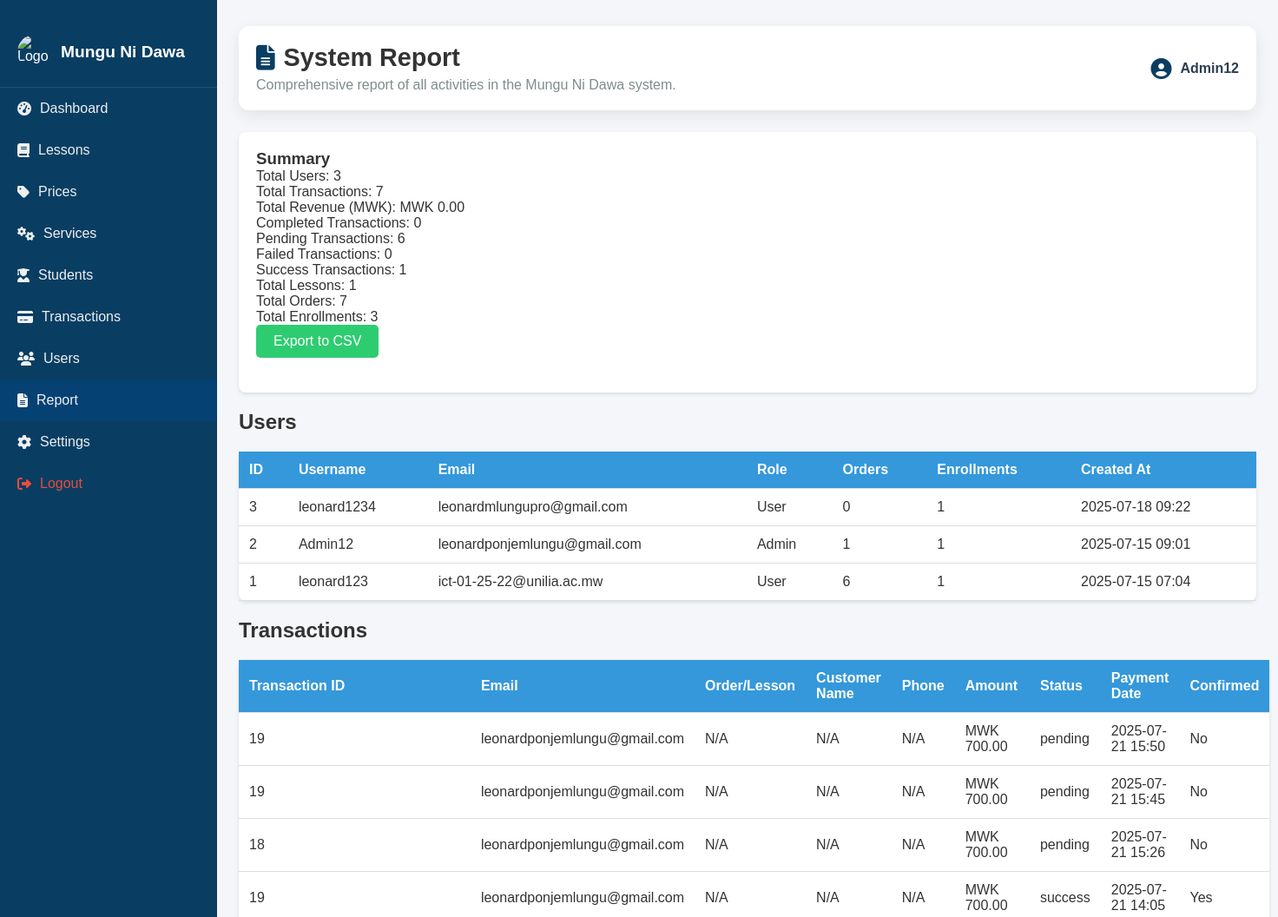
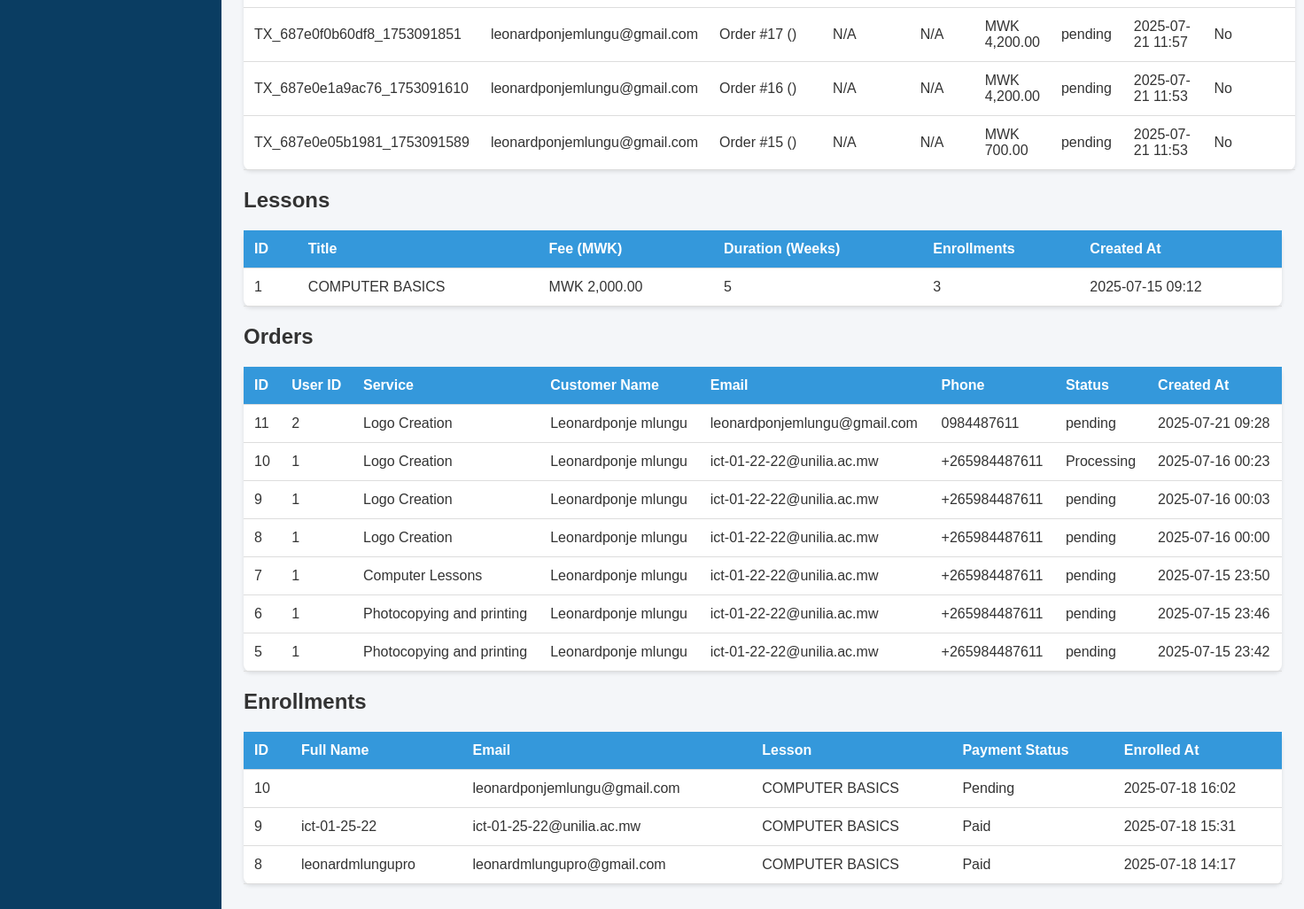
The page /admin/reports.php (signed in) on the database its author committed (2 pictures, top to bottom).
### tables this page shows
CREATE TABLE IF NOT EXISTS `users` (
  `id` int NOT NULL AUTO_INCREMENT,
  `name` varchar(100) NOT NULL,
  `username` varchar(50) NOT NULL,
  `email` varchar(100) NOT NULL,
  `phone` varchar(20) DEFAULT NULL,
  `password` varchar(255) NOT NULL,
  `role` varchar(20) NOT NULL,
  `created_at` timestamp NULL DEFAULT CURRENT_TIMESTAMP,
  `education_level` int DEFAULT NULL COMMENT '1=Primary, 2=Secondary, 3=Tertiary',
  `class_id` int DEFAULT NULL,
  `semester_id` int DEFAULT NULL,
  PRIMARY KEY (`id`),
  UNIQUE KEY `username` (`username`),
  UNIQUE KEY `email` (`email`)
);

CREATE TABLE IF NOT EXISTS `payments` (
  `id` int NOT NULL AUTO_INCREMENT,
  `transaction_id` varchar(100) DEFAULT NULL,
  `email` varchar(100) DEFAULT NULL,
  `transaction_reference` varchar(255) DEFAULT NULL,
  `user_id` int DEFAULT NULL,
  `order_id` int DEFAULT NULL,
  `lesson_id` int DEFAULT NULL,
  `amount` decimal(10,2) DEFAULT NULL,
  `status` varchar(50) DEFAULT NULL,
  `payment_method` varchar(50) DEFAULT NULL,
  `paid_at` timestamp NULL DEFAULT CURRENT_TIMESTAMP,
  `payment_date` datetime DEFAULT CURRENT_TIMESTAMP,
  `confirmed` tinyint(1) NOT NULL DEFAULT '0',
  PRIMARY KEY (`id`),
  KEY `user_id` (`user_id`),
  KEY `order_id` (`order_id`),
  KEY `lesson_id` (`lesson_id`)
);

CREATE TABLE IF NOT EXISTS `lessons` (
  `id` int NOT NULL AUTO_INCREMENT,
  `title` varchar(255) NOT NULL,
  `description` text,
  `duration` varchar(50) DEFAULT NULL,
  `fee` decimal(10,2) DEFAULT NULL,
  `instructor` varchar(100) DEFAULT NULL,
  `schedule` varchar(100) DEFAULT NULL,
  `created_at` timestamp NULL DEFAULT CURRENT_TIMESTAMP,
  `duration_weeks` int DEFAULT '0',
  `fee_type` varchar(20) DEFAULT 'paid',
  `image` varchar(255) DEFAULT 'default.jpg',
  PRIMARY KEY (`id`)
);

CREATE TABLE IF NOT EXISTS `orders` (
  `id` int NOT NULL AUTO_INCREMENT,
  `user_id` int DEFAULT NULL,
  `full_name` varchar(100) DEFAULT NULL,
  `service_id` int DEFAULT NULL,
  `document_path` varchar(255) DEFAULT NULL,
  `status` varchar(20) DEFAULT 'pending',
  `payment_status` varchar(20) DEFAULT 'unpaid',
  `created_at` timestamp NULL DEFAULT CURRENT_TIMESTAMP,
  `notes` text,
  `email` varchar(100) DEFAULT NULL,
  `phone` varchar(20) DEFAULT NULL,
  PRIMARY KEY (`id`),
  KEY `user_id` (`user_id`),
  KEY `service_id` (`service_id`)
);

CREATE TABLE IF NOT EXISTS `services` (
  `id` int NOT NULL AUTO_INCREMENT,
  `name` varchar(100) NOT NULL,
  `image` varchar(255) DEFAULT NULL,
  `category` varchar(50) DEFAULT NULL,
  `description` text,
  `created_at` timestamp NULL DEFAULT CURRENT_TIMESTAMP,
  `price` decimal(10,2) NOT NULL DEFAULT '0.00',
  PRIMARY KEY (`id`)
);

CREATE TABLE IF NOT EXISTS `enrollments` (
  `id` int NOT NULL AUTO_INCREMENT,
  `full_name` varchar(100) DEFAULT NULL,
  `user_id` int NOT NULL,
  `lesson_id` int NOT NULL,
  `status` varchar(20) DEFAULT 'pending',
  `progress` int DEFAULT '0',
  `completion_status` varchar(50) DEFAULT 'Not Started',
  `enrolled_at` datetime NOT NULL DEFAULT CURRENT_TIMESTAMP,
  `email` varchar(100) DEFAULT NULL,
  `payment_status` varchar(20) DEFAULT 'Pending',
  PRIMARY KEY (`id`),
  KEY `user_id` (`user_id`),
  KEY `lesson_id` (`lesson_id`)
);

### admin/includes/functions.php (called while the page is built, shortened)
<?php
function formatCurrency($amount)
{
    return "MWK " . number_format($amount, 2);
}

### admin/reports.php (the view, shortened to what this page needs)
<?php
include 'includes/functions.php';
$users = [];
$userResult = $conn->query("
    SELECT u.id, u.username, u.email, u.role, u.created_at,
           (SELECT COUNT(*) FROM orders o WHERE o.user_id = u.id) AS order_count,
           (SELECT COUNT(*) FROM enrollments e WHERE e.email = u.email) AS enrollment_count
    FROM users u
    ORDER BY u.created_at DESC
");
while ($row = $userResult->fetch_assoc()) {
    $users[] = $row;
}
$totalUsers = count($users);
$transactions = [];
$transactionResult = $conn->query("
    SELECT p.id, p.transaction_id, p.email, p.order_id, p.lesson_id, p.amount, p.status, p.payment_date, p.confirmed,
           o.full_name, o.phone, o.notes, o.created_at AS order_created_at,
           s.name AS service_name, l.title AS lesson_title
    FROM payments p
    LEFT JOIN orders o ON p.order_id = o.id
    LEFT JOIN services s ON o.service_id = s.id
    LEFT JOIN lessons l ON p.lesson_id = l.id
    ORDER BY p.payment_date DESC
");
while ($row = $transactionResult->fetch_assoc()) {
    $transactions[] = $row;
}
$totalTransactions = count($transactions);
$statusCounts = ['completed' => 0, 'pending' => 0, 'failed' => 0, 'success' => 0];
$totalRevenue = 0;
foreach ($transactions as $t) {
    $statusCounts[$t['status']] = ($statusCounts[$t['status']] ?? 0) + 1;
}
$lessons = [];
$lessonResult = $conn->query("
    SELECT l.id, l.title, l.fee, l.duration_weeks, l.created_at,
           (SELECT COUNT(*) FROM enrollments e WHERE e.lesson_id = l.id) AS enrollment_count
    FROM lessons l
    ORDER BY l.created_at DESC
");
while ($row = $lessonResult->fetch_assoc()) {
    $lessons[] = $row;
}
$totalLessons = count($lessons);
$orders = [];
$orderResult = $conn->query("
    SELECT o.id, o.user_id, o.service_id, o.full_name, o.email, o.phone, o.status, o.created_at,
           s.name AS service_name
    FROM orders o
    JOIN services s ON o.service_id = s.id
    ORDER BY o.created_at DESC
");
while ($row = $orderResult->fetch_assoc()) {
    $orders[] = $row;
}
$totalOrders = count($orders);
$enrollments = [];
$enrollmentResult = $conn->query("
    SELECT e.id, e.full_name, e.email, e.lesson_id, e.payment_status, e.enrolled_at,
           l.title AS lesson_title
    FROM enrollments e
    JOIN lessons l ON e.lesson_id = l.id
    ORDER BY e.enrolled_at DESC
");
while ($row = $enrollmentResult->fetch_assoc()) {
    $enrollments[] = $row;
}
$totalEnrollments = count($enrollments);
?>
<!DOCTYPE html>
<html lang="en">
<head>
    <link rel="stylesheet" href="/smart-printing-system/assets/css/admin_style.css">
    <link rel="stylesheet" href="https://cdnjs.cloudflare.com/ajax/libs/font-awesome/6.5.0/css/all.min.css">
</head>
<body>
    <div class="admin-wrapper">
        <div class="sidebar">
            <div class="logo">
                <img src="/smart-printing-system/assets/images/MND.jpeg" alt="Logo" class="logo-img">
                <span>Mungu Ni Dawa</span>
            </div>
            <a href="dashboard.php"><i class="fas fa-tachometer-alt"></i> Dashboard</a>
            <a href="manage_lessons.php"><i class="fas fa-book"></i> Lessons</a>
            <a href="manage_prices.php"><i class="fas fa-tag"></i> Prices</a>
            <a href="manage_services.php"><i class="fas fa-cogs"></i> Services</a>
            <a href="manage_students.php"><i class="fas fa-user-graduate"></i> Students</a>
            <a href="manage_transactions.php"><i class="fas fa-credit-card"></i> Transactions</a>
            <a href="manage_users.php"><i class="fas fa-users"></i> Users</a>
            <a href="report.php" class="active"><i class="fas fa-file-alt"></i> Report</a>
            <a href="settings.php"><i class="fas fa-cog"></i> Settings</a>
            <a href="../logout.php" style="color: red;" onclick="return confirm('Are you sure you want to logout?');"><i class="fas fa-sign-out-alt"></i> Logout</a>
        </div>
        <div class="main-content">
            <header class="dashboard-header">
                <div class="header-content">
                    <h1><i class="fas fa-file-alt"></i> System Report</h1>
                    <p>Comprehensive report of all activities in the Mungu Ni Dawa system.</p>
                </div>
                <div class="user-profile">
                    <i class="fas fa-user-circle"></i>
                    <span><?php echo htmlspecialchars($_SESSION['users']['username']); ?></span>
                </div>
            </header>
            <div class="summary-container">
                <h3>Summary</h3>
                <p>Total Users: <?php echo $totalUsers; ?></p>
                <p>Total Transactions: <?php echo $totalTransactions; ?></p>
                <p>Total Revenue (MWK): <?php echo formatCurrency($totalRevenue); ?></p>
                <p>Completed Transactions: <?php echo $statusCounts['completed']; ?></p>
                <p>Pending Transactions: <?php echo $statusCounts['pending']; ?></p>
                <p>Failed Transactions: <?php echo $statusCounts['failed']; ?></p>
                <p>Success Transactions: <?php echo $statusCounts['success']; ?></p>
                <p>Total Lessons: <?php echo $totalLessons; ?></p>
                <p>Total Orders: <?php echo $totalOrders; ?></p>
                <p>Total Enrollments: <?php echo $totalEnrollments; ?></p>
                <a href="?export=csv" class="export-button">Export to CSV</a>
            </div>
            <h2>Users</h2>
            <table class="report-table">
                <thead>
                    <tr>
                        <th>ID</th>
                        <th>Username</th>
                        <th>Email</th>
                        <th>Role</th>
                        <th>Orders</th>
                        <th>Enrollments</th>
                        <th>Created At</th>
                    </tr>
                </thead>
                <tbody>
                    <?php if (empty($users)): ?>
                        <tr><td colspan="7" style="text-align: center;">No users available.</td></tr>
                    <?php else: ?>
                        <?php foreach ($users as $user): ?>
                            <tr>
                                <td><?php echo $user['id']; ?></td>
                                <td><?php echo htmlspecialchars($user['username']); ?></td>
                                <td><?php echo htmlspecialchars($user['email']); ?></td>
                                <td><?php echo ucfirst($user['role']); ?></td>
                                <td><?php echo $user['order_count']; ?></td>
                                <td><?php echo $user['enrollment_count']; ?></td>
                                <td><?php echo date('Y-m-d H:i', strtotime($user['created_at'])); ?></td>
                            </tr>
                        <?php endforeach; ?>
                    <?php endif; ?>
                </tbody>
            </table>
            <h2>Transactions</h2>
            <table class="report-table">
                <thead>
                    <tr>
                        <th>Transaction ID</th>
                        <th>Email</th>
                        <th>Order/Lesson</th>
                        <th>Customer Name</th>
                        <th>Phone</th>
                        <th>Amount</th>
                        <th>Status</th>
                        <th>Payment Date</th>
                        <th>Confirmed</th>
                    </tr>
                </thead>
                <tbody>
                    <?php if (empty($transactions)): ?>
                        <tr><td colspan="9" style="text-align: center;">No transactions available.</td></tr>
                    <?php else: ?>
                        <?php foreach ($transactions as $t): ?>
                            <tr>
                                <td><?php echo htmlspecialchars($t['transaction_id']); ?></td>
                                <td><?php echo htmlspecialchars($t['email']); ?></td>
                                <td><?php echo $t['order_id'] ? "Order #{$t['order_id']} (" . htmlspecialchars($t['service_name']) . ")" : ($t['lesson_id'] ? "Lesson: " . htmlspecialchars($t['lesson_title']) : 'N/A'); ?></td>
                                <td><?php echo htmlspecialchars($t['full_name'] ?: 'N/A'); ?></td>
                                <td><?php echo htmlspecialchars($t['phone'] ?: 'N/A'); ?></td>
                                <td><?php echo formatCurrency($t['amount']); ?></td>
                                <td><?php echo htmlspecialchars($t['status']); ?></td>
                                <td><?php echo date('Y-m-d H:i', strtotime($t['payment_date'])); ?></td>
                                <td><?php echo $t['confirmed'] ? 'Yes' : 'No'; ?></td>
                            </tr>
                        <?php endforeach; ?>
                    <?php endif; ?>
                </tbody>
            </table>
            <h2>Lessons</h2>
            <table class="report-table">
                <thead>
                    <tr>
                        <th>ID</th>
                        <th>Title</th>
                        <th>Fee (MWK)</th>
                        <th>Duration (Weeks)</th>
                        <th>Enrollments</th>
                        <th>Created At</th>
                    </tr>
                </thead>
                <tbody>
                    <?php if (empty($lessons)): ?>
                        <tr><td colspan="6" style="text-align: center;">No lessons available.</td></tr>
                    <?php else: ?>
                        <?php foreach ($lessons as $l): ?>
                            <tr>
                                <td><?php echo $l['id']; ?></td>
                                <td><?php echo htmlspecialchars($l['title']); ?></td>
                                <td><?php echo formatCurrency($l['fee']); ?></td>
                                <td><?php echo $l['duration_weeks']; ?></td>
                                <td><?php echo $l['enrollment_count']; ?></td>
                                <td><?php echo date('Y-m-d H:i', strtotime($l['created_at'])); ?></td>
                            </tr>
                        <?php endforeach; ?>
                    <?php endif; ?>
                </tbody>
            </table>
            <h2>Orders</h2>
            <table class="report-table">
                <thead>
                    <tr>
                        <th>ID</th>
                        <th>User ID</th>
                        <th>Service</th>
                        <th>Customer Name</th>
                        <th>Email</th>
                        <th>Phone</th>
                        <th>Status</th>
                        <th>Created At</th>
                    </tr>
                </thead>
                <tbody>
                    <?php if (empty($orders)): ?>
                        <tr><td colspan="8" style="text-align: center;">No orders available.</td></tr>
                    <?php else: ?>
                        <?php foreach ($orders as $o): ?>
                            <tr>
                                <td><?php echo $o['id']; ?></td>
                                <td><?php echo $o['user_id']; ?></td>
                                <td><?php echo htmlspecialchars($o['service_name']); ?></td>
                                <td><?php echo htmlspecialchars($o['full_name']); ?></td>
                                <td><?php echo htmlspecialchars($o['email']); ?></td>
                                <td><?php echo htmlspecialchars($o['phone']); ?></td>
                                <td><?php echo htmlspecialchars($o['status']); ?></td>
                                <td><?php echo date('Y-m-d H:i', strtotime($o['created_at'])); ?></td>
                            </tr>
                        <?php endforeach; ?>
                    <?php endif; ?>
                </tbody>
            </table>
            <h2>Enrollments</h2>
            <table class="report-table">
                <thead>
                    <tr>
                        <th>ID</th>
                        <th>Full Name</th>
                        <th>Email</th>
                        <th>Lesson</th>
                        <th>Payment Status</th>
                        <th>Enrolled At</th>
                    </tr>
                </thead>
                <tbody>
                    <?php if (empty($enrollments)): ?>
                        <tr><td colspan="6" style="text-align: center;">No enrollments available.</td></tr>
                    <?php else: ?>
                        <?php foreach ($enrollments as $e): ?>
                            <tr>
                                <td><?php echo $e['id']; ?></td>
                                <td><?php echo htmlspecialchars($e['full_name']); ?></td>
                                <td><?php echo htmlspecialchars($e['email']); ?></td>
                                <td><?php echo htmlspecialchars($e['lesson_title']); ?></td>
                                <td><?php echo htmlspecialchars($e['payment_status']); ?></td>
                                <td><?php echo date('Y-m-d H:i', strtotime($e['enrolled_at'])); ?></td>
                            </tr>
                        <?php endforeach; ?>
                    <?php endif; ?>
                </tbody>
            </table>
        </div>
    </div>
</body>
</html>

### rows shown on the page
users: id "3", username "leonard1234", email "leonardmlungupro@gmail.com", role "User", order_count "0", enrollment_count "1", created_at "2025-07-18 09:22"
users: id "2", username "Admin12", email "leonardponjemlungu@gmail.com", role "Admin", order_count "1", enrollment_count "1", created_at "2025-07-15 09:01"
users: id "1", username "leonard123", email "ict-01-25-22@unilia.ac.mw", role "User", order_count "6", enrollment_count "1", created_at "2025-07-15 07:04"
payments: transaction "19", email "leonardponjemlungu@gmail.com", shows "N/A", full_name "N/A", phone "N/A", amount "MWK 700.00", status "pending", payment_date "2025-07-21 15:50", confirmed "No"
payments: transaction "19", email "leonardponjemlungu@gmail.com", shows "N/A", full_name "N/A", phone "N/A", amount "MWK 700.00", status "pending", payment_date "2025-07-21 15:45", confirmed "No"
payments: transaction "18", email "leonardponjemlungu@gmail.com", shows "N/A", full_name "N/A", phone "N/A", amount "MWK 700.00", status "pending", payment_date "2025-07-21 15:26", confirmed "No"
payments: transaction "19", email "leonardponjemlungu@gmail.com", shows "N/A", full_name "N/A", phone "N/A", amount "MWK 700.00", status "success", payment_date "2025-07-21 14:05", confirmed "Yes"
payments: transaction "TX_687e0f0b60df8_1753091851", email "leonardponjemlungu@gmail.com", order "17", full_name "N/A", phone "N/A", amount "MWK 4,200.00", status "pending", payment_date "2025-07-21 11:57", confirmed "No"
payments: transaction "TX_687e0e1a9ac76_1753091610", email "leonardponjemlungu@gmail.com", order "16", full_name "N/A", phone "N/A", amount "MWK 4,200.00", status "pending", payment_date "2025-07-21 11:53", confirmed "No"
payments: transaction "TX_687e0e05b1981_1753091589", email "leonardponjemlungu@gmail.com", order "15", full_name "N/A", phone "N/A", amount "MWK 700.00", status "pending", payment_date "2025-07-21 11:53", confirmed "No"
lessons: id "1", title "COMPUTER BASICS", fee "MWK 2,000.00", duration_weeks "5", enrollment_count "3", created_at "2025-07-15 09:12"
orders: id "11", user "2", service.name "Logo Creation", full_name "Leonardponje mlungu", email "leonardponjemlungu@gmail.com", phone "0984487611", status "pending", created_at "2025-07-21 09:28"
orders: id "10", user "1", service.name "Logo Creation", full_name "Leonardponje mlungu", email "ict-01-22-22@unilia.ac.mw", phone "+265984487611", status "Processing", created_at "2025-07-16 00:23"
orders: id "9", user "1", service.name "Logo Creation", full_name "Leonardponje mlungu", email "ict-01-22-22@unilia.ac.mw", phone "+265984487611", status "pending", created_at "2025-07-16 00:03"
orders: id "8", user "1", service.name "Logo Creation", full_name "Leonardponje mlungu", email "ict-01-22-22@unilia.ac.mw", phone "+265984487611", status "pending", created_at "2025-07-16 00:00"
orders: id "7", user "1", service.name "Computer Lessons", full_name "Leonardponje mlungu", email "ict-01-22-22@unilia.ac.mw", phone "+265984487611", status "pending", created_at "2025-07-15 23:50"
orders: id "6", user "1", service.name "Photocopying and printing", full_name "Leonardponje mlungu", email "ict-01-22-22@unilia.ac.mw", phone "+265984487611", status "pending", created_at "2025-07-15 23:46"
orders: id "5", user "1", service.name "Photocopying and printing", full_name "Leonardponje mlungu", email "ict-01-22-22@unilia.ac.mw", phone "+265984487611", status "pending", created_at "2025-07-15 23:42"
enrollments: id "10", email "leonardponjemlungu@gmail.com", lesson.title "COMPUTER BASICS", payment_status "Pending", enrolled_at "2025-07-18 16:02"
enrollments: id "9", full_name "ict-01-25-22", email "ict-01-25-22@unilia.ac.mw", lesson.title "COMPUTER BASICS", payment_status "Paid", enrolled_at "2025-07-18 15:31"
enrollments: id "8", full_name "leonardmlungupro", email "leonardmlungupro@gmail.com", lesson.title "COMPUTER BASICS", payment_status "Paid", enrolled_at "2025-07-18 14:17"

### other values the page prints
$_SESSION['users']['username'] "Admin12"
$totalUsers "3"
$totalTransactions "7"
formatCurrency($totalRevenue) "MWK 0.00"
$statusCounts['completed'] "0"
$statusCounts['pending'] "6"
$statusCounts['failed'] "0"
$statusCounts['success'] "1"
$totalLessons "1"
$totalOrders "7"
$totalEnrollments "3"
